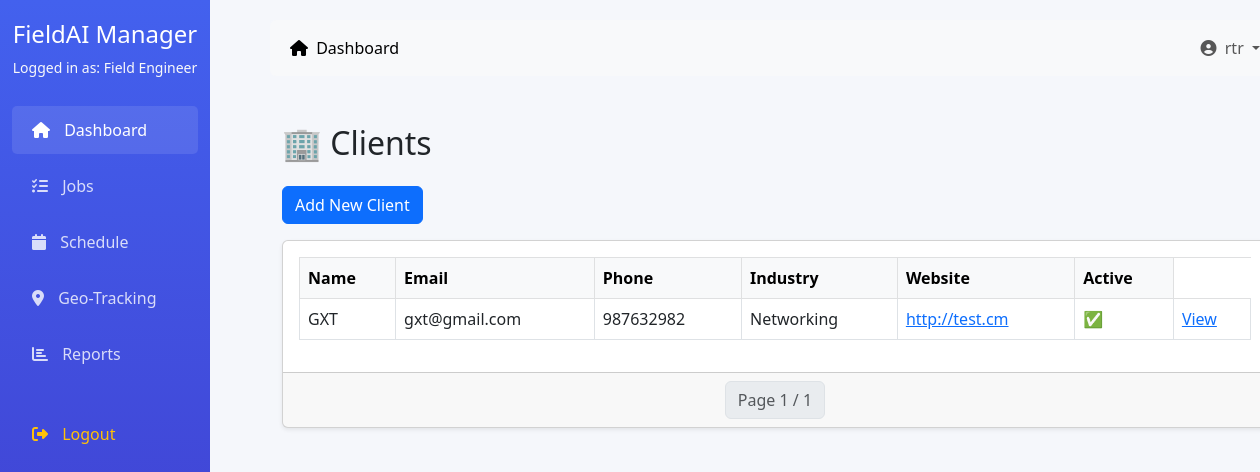
Page /dashboard/clients/ (signed in) on the earlier database version.
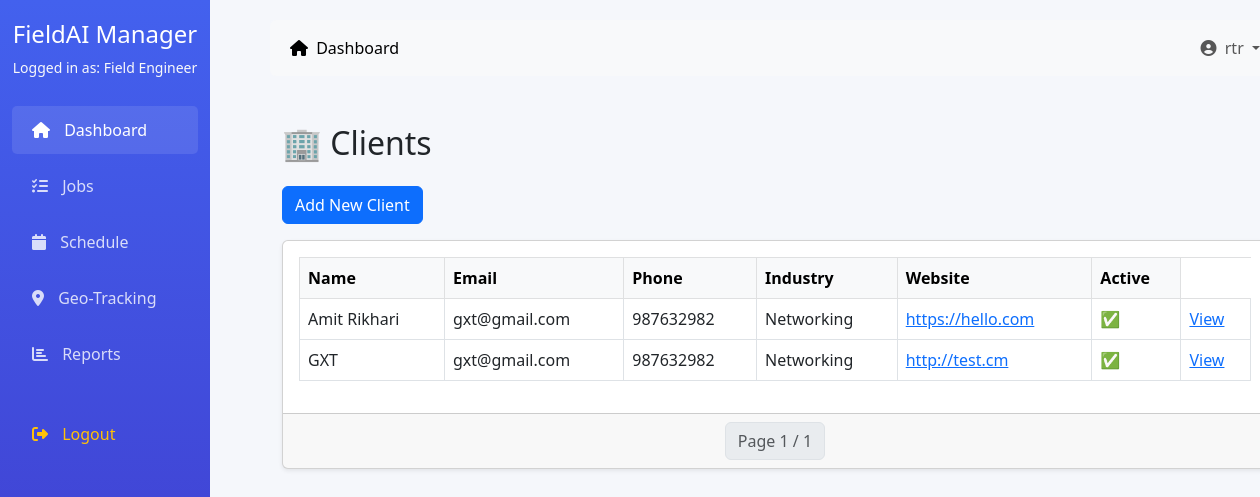
Same page on the later database version.
### accounts/models.py (models this page shows, shortened)
class ClientCompany(models.Model):
    name = models.CharField(max_length=255)
    contact_email = models.EmailField()
    contact_phone = models.CharField(max_length=20, blank=True, null=True)
    address = models.TextField(blank=True, null=True)
    industry = models.CharField(max_length=100, blank=True, null=True)
    website = models.URLField(blank=True, null=True)
    is_active = models.BooleanField(default=True)
    created_at = models.DateTimeField(auto_now_add=True)  # auto-fill when created
    updated_at = models.DateTimeField(auto_now=True)      # auto-fill on update

### dashboard/views.py (the view)
# urls.py: path("clients/", views.client_list, name="client_list"),
@login_required
def client_list(request):
    clients = ClientCompany.objects.all().order_by("-id")
    paginator = Paginator(clients, 10)
    page = request.GET.get("page")
    clients_page = paginator.get_page(page)
    return render(request, "dashboard/client_list.html", {"clients_page": clients_page})

### dashboard/templates/dashboard/client_list.html (shortened to what this page needs)
{% extends "dashboard/base.html" %}
{% block content %}
<div class="container-fluid py-4">
  <h2 class="mb-4">🏢 Clients</h2>
  <div class="mb-3">
    <a href="{% url 'dashboard:client_add' %}" class="btn btn-primary">
       Add New Client
    </a>
  </div>
  <div class="card shadow-sm">
    <div class="card-body table-responsive">
      <table class="table table-bordered table-hover align-middle">
        <thead class="table-light">
          <tr>
            <th>Name</th>
            <th>Email</th>
            <th>Phone</th>
            <th>Industry</th>
            <th>Website</th>
            <th>Active</th>
          </tr>
        </thead>
        <tbody>
          {% for client in clients_page %}
          <tr>
            <td>{{ client.name }}</td>
            <td>{{ client.contact_email }}</td>
            <td>{{ client.contact_phone }}</td>
            <td>{{ client.industry }}</td>
            <td><a href="{{ client.website }}" target="_blank">{{ client.website }}</a></td>
            <td>
              {% if client.is_active %}
                ✅
              {% else %}
                ❌
              {% endif %}
            </td>
            <td><a href="{% url 'dashboard:client_detail' client.pk %}">View</a></td>
          </tr>
          {% empty %}
          <tr>
            <td colspan="6" class="text-center text-muted">No clients found</td>
          </tr>
          {% endfor %}
        </tbody>
      </table>
    </div>
    <div class="card-footer d-flex justify-content-center">
      <nav>
        <ul class="pagination mb-0">
          <li class="page-item disabled"><span class="page-link">Page {{ clients_page.number }} / {{ clients_page.paginator.num_pages }}</span></li>
        </ul>
      </nav>
    </div>
  </div>
</div>
{% endblock %}

Differences in the rows shown:
added ClientCompany: name "Amit Rikhari", contact_email "gxt@gmail.com", contact_phone "987632982", industry "Networking", website "https://hello.com"
